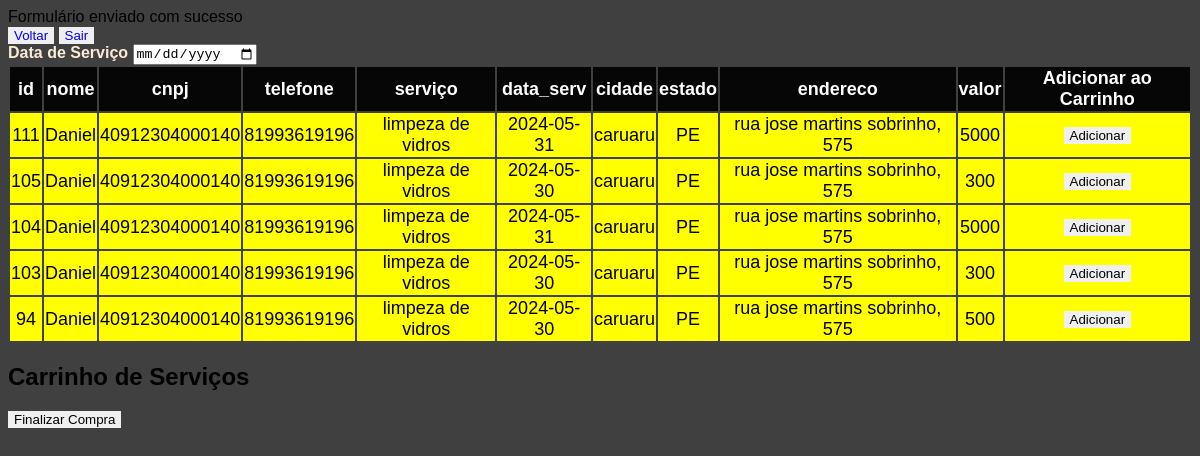
/listauser.php (signed in), run on the app's committed database.
### tables this page shows
CREATE TABLE `clientes` (
  `id` int(11) NOT NULL,
  `user_id` varchar(45) DEFAULT NULL,
  `nome` varchar(45) DEFAULT NULL,
  `cnpj` varchar(45) DEFAULT NULL,
  `telefone` varchar(45) DEFAULT NULL,
  `serviço` varchar(45) DEFAULT NULL,
  `data_serv` varchar(45) DEFAULT NULL,
  `cidade` varchar(45) DEFAULT NULL,
  `estado` varchar(45) DEFAULT NULL,
  `endereco` varchar(45) DEFAULT NULL,
  `valor` varchar(45) DEFAULT NULL
);

### listauser.php (the view, shortened to what this page needs)
<?php
include_once('conexao.php');
$user_id = $_SESSION['user_id'];
$sql = "SELECT * FROM clientes WHERE user_id = ? ORDER BY id DESC";
$stmt = $conexao->prepare($sql);
$stmt->bind_param("i", $user_id);
$stmt->execute();
$result = $stmt->get_result();
?>
<!DOCTYPE html>
<html lang="en">
<head>
    <link rel="stylesheet" type="text/css" href="styles.css" media="screen" />
</head>
<body>
    <nav>
        <button><a href="formulario.php">Voltar</a></button>
        <button><a href="sair.php">Sair</a></button>
    </nav>
    <div class="m-5">
        <label for="filtroData"><b>Data de Serviço</b></label>
        <input type="date" id="filtroData" onchange="filtrarPorData()">
        <br>
        <table id="clientesTabela" class="box">
            <thead>
                <tr class="table">
                    <th scope="col">id</th>
                    <th scope="col">nome</th>
                    <th scope="col">cnpj</th>
                    <th scope="col">telefone</th>
                    <th scope="col">serviço</th>
                    <th scope="col">data_serv</th>
                    <th scope="col">cidade</th>
                    <th scope="col">estado</th>
                    <th scope="col">endereco</th>
                    <th scope="col">valor</th>
                    <th scope="col">Adicionar ao Carrinho</th>
                </tr>
            </thead>
            <tbody class="box">
                <?php
                while ($user_data = $result->fetch_assoc()) {
                    echo "<tr>";
                    echo "<td>" . $user_data['id'] . "</td>";
                    echo "<td>" . $user_data['nome'] . "</td>";
                    echo "<td>" . $user_data['cnpj'] . "</td>";
                    echo "<td>" . $user_data['telefone'] . "</td>";
                    echo "<td>" . $user_data['serviço'] . "</td>";
                    echo "<td>" . $user_data['data_serv'] . "</td>";
                    echo "<td>" . $user_data['cidade'] . "</td>";
                    echo "<td>" . $user_data['estado'] . "</td>";
                    echo "<td>" . $user_data['endereco'] . "</td>";
                    echo "<td>" . $user_data['valor'] . "</td>";
                    echo "<td><button onclick='adicionarAoCarrinho(" . json_encode($user_data) . ")'>Adicionar</button></td>";
                    echo "</tr>";
                }
                ?>
            </tbody>
        </table>
    </div>
    <div id="carrinho" class="m-5">
        <h2>Carrinho de Serviços</h2>
        <button onclick="finalizarCompra()">Finalizar Compra</button>
    </div>
</body>
</html>

### styles.css (style rules this page uses)
body { font-family: Arial, Helvetica, sans-serif; background-color: #404040; }
.table { background: rgba(0, 0, 0, 0.9); border-radius: 18px 18px 0 0; color: white; padding: 15px; font-size: 18px; text-align: center; font-family: 'Lucida Sans', 'Lucida Sans Regular', 'Lucida Grande', 'Lucida Sans Unicode', Geneva, Verdana, sans-serif }
tbody { color: black; font-size: 18px; background-color: yellow; text-align: center; }
button,a { border: none; text-decoration: none; }
label { color: antiquewhite; }

### data on the page
clientes: id "111", nome "Daniel", cnpj "40912304000140", telefone "81993619196", serviço "limpeza de vidros", data_serv "2024-05-31", cidade "caruaru", estado "PE", endereco "rua jose martins sobrinho, 575", valor "5000"
clientes: id "105", nome "Daniel", cnpj "40912304000140", telefone "81993619196", serviço "limpeza de vidros", data_serv "2024-05-30", cidade "caruaru", estado "PE", endereco "rua jose martins sobrinho, 575", valor "300"
clientes: id "104", nome "Daniel", cnpj "40912304000140", telefone "81993619196", serviço "limpeza de vidros", data_serv "2024-05-31", cidade "caruaru", estado "PE", endereco "rua jose martins sobrinho, 575", valor "5000"
clientes: id "103", nome "Daniel", cnpj "40912304000140", telefone "81993619196", serviço "limpeza de vidros", data_serv "2024-05-30", cidade "caruaru", estado "PE", endereco "rua jose martins sobrinho, 575", valor "300"
clientes: id "94", nome "Daniel", cnpj "40912304000140", telefone "81993619196", serviço "limpeza de vidros", data_serv "2024-05-30", cidade "caruaru", estado "PE", endereco "rua jose martins sobrinho, 575", valor "500"
